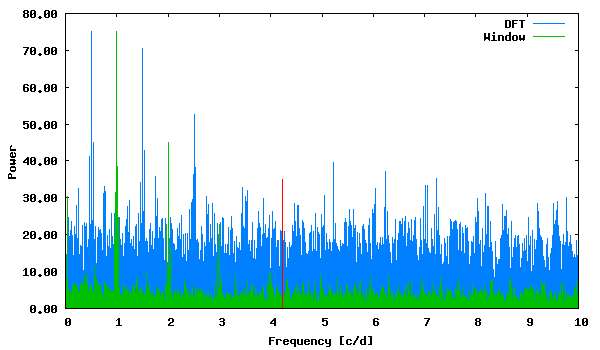

Generate this figure with gnuplot:
set term png size 600,350 medium
set colors classic
set output "phase_lc_20.deeming.png"
set xlabel "Frequency [c/d]"
set ylabel "Power"
set format y "%5.2f"
plot "deeming.periodogram" using 1:2 with lines linecolor 3 title "DFT", "deeming.periodogram" using 1:3 with lines linecolor 2 title "Window", "<echo '4.230144 35.09670963'" with impulses linecolor 1 title ""
 
